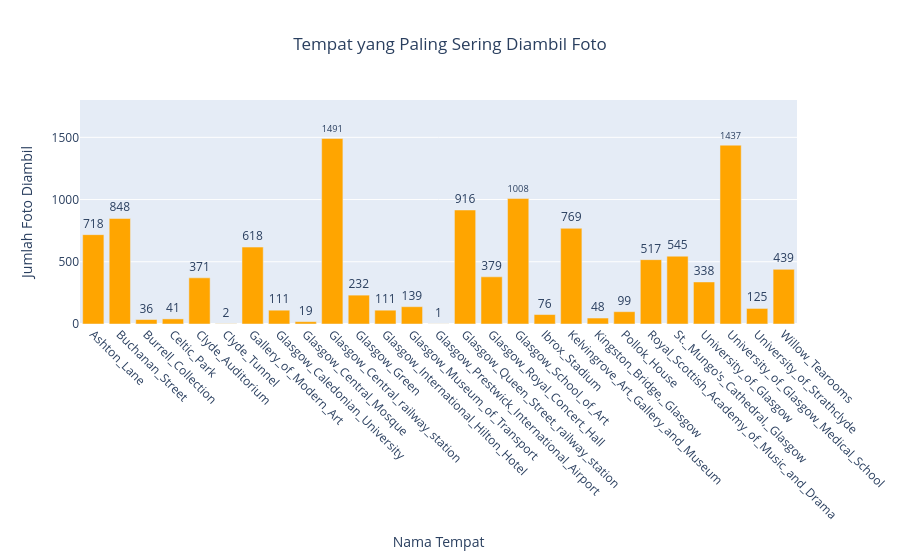

Notebook code for this chart:
### Markdown cell above
### Glasgow

### Code cell
import plotly.express as px

visit_counts = dfg3.groupby("poiName").size().reset_index(name="visit_count")

fig = px.bar(
    visit_counts,
    x="poiName",
    y="visit_count",
    title="Tempat yang Paling Sering Diambil Foto",
    labels={"poiName": "Nama Tempat", "visit_count": "Jumlah Foto Diambil"},
    text="visit_count"
)


fig.update_traces(marker_color="orange", textposition="outside")
fig.update_layout(
    xaxis_tickangle=45,
    title=dict(x=0.5),
    yaxis=dict(range=[0, 1800])
)

# Tampilkan plot
fig.show()

### Figure 1 — Plotly figure (JSON) as saved in the notebook; plotly's stock layout.template omitted (floating-point values rounded to 4 significant figures)
{"data": [{"alignmentgroup": "True", "hovertemplate": "Nama Tempat=%{x}<br>Jumlah Foto Diambil=%{text}<extra></extra>", "legendgroup": "", "marker": {"color": "orange", "pattern": {"shape": ""}}, "name": "", "offsetgroup": "", "orientation": "v", "showlegend": false, "text": [718, 848, 36, 41, 371, 2, 618, 111, 19, 1491, 232, 111, 139, 1, 916, 379, 1008, 76, 769, 48, 99, 517, 545, 338, 1437, 125, 439], "textposition": "outside", "type": "bar", "x": ["Ashton_Lane", "Buchanan_Street", "Burrell_Collection", "Celtic_Park", "Clyde_Auditorium", "Clyde_Tunnel", "Gallery_of_Modern_Art", "Glasgow_Caledonian_University", "Glasgow_Central_Mosque", "Glasgow_Central_railway_station", "Glasgow_Green", "Glasgow_International_Hilton_Hotel", "Glasgow_Museum_of_Transport", "Glasgow_Prestwick_International_Airport", "Glasgow_Queen_Street_railway_station", "Glasgow_Royal_Concert_Hall", "Glasgow_School_of_Art", "Ibrox_Stadium", "Kelvingrove_Art_Gallery_and_Museum", "Kingston_Bridge,_Glasgow", "Pollok_House", "Royal_Scottish_Academy_of_Music_and_Drama", "St._Mungo's_Cathedral,_Glasgow", "University_of_Glasgow", "University_of_Glasgow_Medical_School", "University_of_Strathclyde", "Willow_Tearooms"], "xaxis": "x", "y": [718, 848, 36, 41, 371, 2, 618, 111, 19, 1491, 232, 111, 139, 1, 916, 379, 1008, 76, 769, 48, 99, 517, 545, 338, 1437, 125, 439], "yaxis": "y"}], "layout": {"barmode": "relative", "legend": {"tracegroupgap": 0}, "title": {"text": "Tempat yang Paling Sering Diambil Foto", "x": 0.5}, "xaxis": {"anchor": "y", "domain": [0, 1], "tickangle": 45, "title": {"text": "Nama Tempat"}}, "yaxis": {"anchor": "x", "domain": [0, 1], "range": [0, 1800], "title": {"text": "Jumlah Foto Diambil"}}}}
